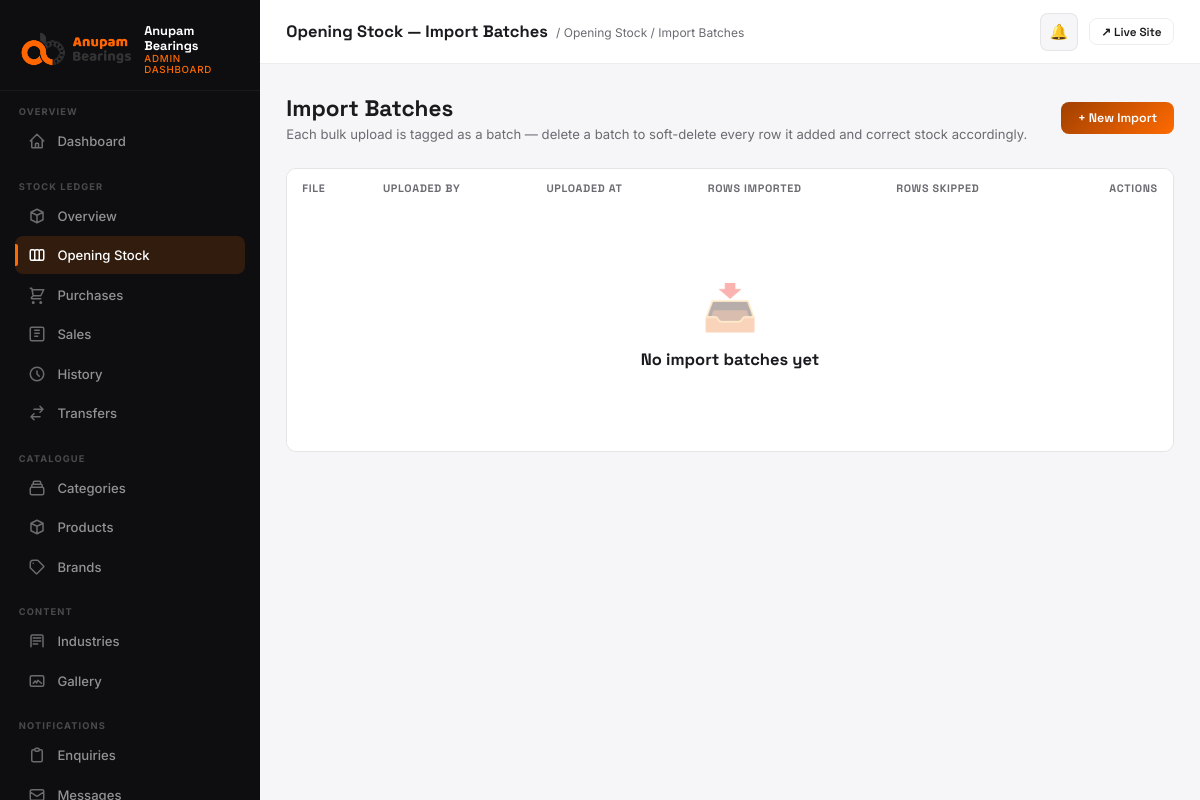
Page /dashboard/stock/opening/import/batches/ (signed in) on the earlier database version.
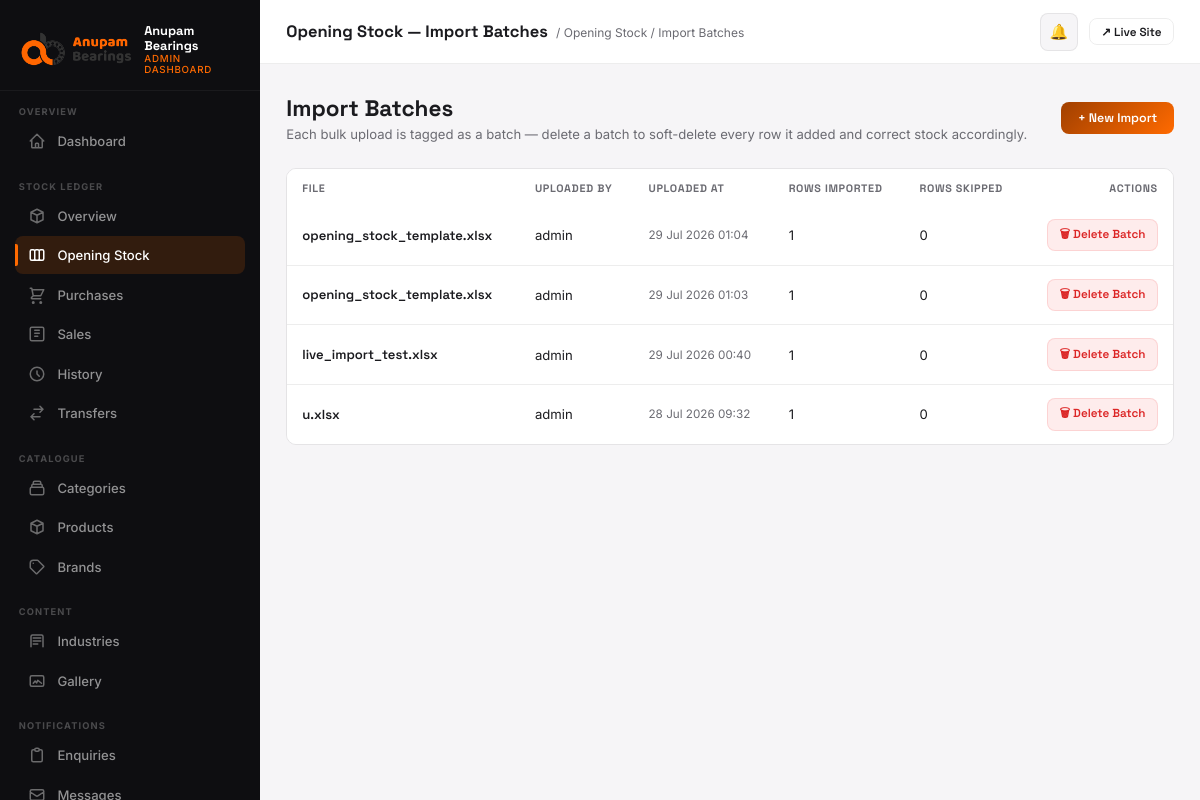
Same page on the later database version.
### stock_ledger/models.py (models this page shows, shortened)
class OpeningStockImportBatch(models.Model):
    batch_id = models.CharField(max_length=64, unique=True, default=new_import_batch_id)
    uploaded_by = models.ForeignKey(settings.AUTH_USER_MODEL, on_delete=models.PROTECT, related_name='+')
    uploaded_at = models.DateTimeField(auto_now_add=True)
    row_count = models.PositiveIntegerField(default=0)
    skipped_count = models.PositiveIntegerField(default=0)
    filename = models.CharField(max_length=255, blank=True)
    is_deleted = models.BooleanField(default=False)
    deleted_by = models.ForeignKey(settings.AUTH_USER_MODEL, on_delete=models.PROTECT, related_name='+', null=True, blank=True)
    deleted_at = models.DateTimeField(null=True, blank=True)
    class Meta:
        ordering = ['-uploaded_at']

### stock_ledger/views.py (the view)
# urls.py: path('opening/import/batches/', views.import_batches, name='import_batches'),
@login_required(login_url='/dashboard/login/')
@staff_required
@role_required(UserProfile.ADMIN)
def import_batches(request):
    batches = OpeningStockImportBatch.objects.filter(is_deleted=False).select_related('uploaded_by')
    return render(request, 'dashboard/stock_import_batches.html', {'batches': batches})

### core/context_processors.py (called while the page is built)
def seo(request):
    return build_seo_context(request)

### core/seo.py (called while the page is built)
def site_url() -> str:
    return getattr(settings, 'SITE_URL', 'https://anupambearings.com').rstrip('/')

def absolute_url(path: str) -> str:
    if not path:
        return site_url()
    parsed = urlsplit(path)
    if parsed.scheme:
        return path
    if path.startswith('/'):
        return f'{site_url()}{path}'
    return f"{site_url()}/{path.lstrip('/')}"

def build_canonical_url(request, *, path: str | None = None) -> str:
    canonical_path = path if path is not None else request.path
    return absolute_url(canonical_path)

def _serialize_schema(schema: dict) -> str:
    return json.dumps(schema, ensure_ascii=False, separators=(',', ':'))

### stock_ledger/context_processors.py (called while the page is built)
def dashboard_role(request):
    user = getattr(request, 'user', None)
    if not user or not user.is_authenticated or not user.is_staff:
        return {}
    profile = getattr(user, 'stock_profile', None)
    if profile is None:
        return {}
    return {
        'dash_role': profile.role,
        'dash_branch': profile.branch,
    }

### templates/dashboard/stock_import_batches.html (shortened to what this page needs)
{% extends "dashboard/base.html" %}
{% block page_title %}Opening Stock — Import Batches{% endblock %}
{% block breadcrumb %}<span class="topbar-breadcrumb">/ <a href="{% url 'dashboard:stock_ledger:opening_stock_list' %}" style="color:var(--muted);text-decoration:none;">Opening Stock</a> / Import Batches</span>{% endblock %}
{% block nav_stock_opening %}active{% endblock %}
{% block content %}
<div class="page-header">
  <div class="page-header-left">
    <h1>Import Batches</h1>
    <p>Each bulk upload is tagged as a batch — delete a batch to soft-delete every row it added and correct stock accordingly.</p>
  </div>
  <a href="{% url 'dashboard:stock_ledger:opening_stock_import' %}" class="btn btn-primary">+ New Import</a>
</div>
<div class="table-wrap">
  <table>
    <thead>
      <tr>
        <th>File</th>
        <th>Uploaded By</th>
        <th>Uploaded At</th>
        <th>Rows Imported</th>
        <th>Rows Skipped</th>
        <th style="text-align:right;">Actions</th>
      </tr>
    </thead>
    <tbody>
      {% for b in batches %}
      <tr id="batch-row-{{ b.pk }}">
        <td class="td-name">{{ b.filename|default:b.batch_id }}</td>
        <td>{{ b.uploaded_by.username }}</td>
        <td class="td-sub">{{ b.uploaded_at|date:"d M Y H:i" }}</td>
        <td>{{ b.row_count }}</td>
        <td>{{ b.skipped_count }}</td>
        <td style="text-align:right;">
          <button class="btn btn-danger btn-sm" title="Delete batch"
            onclick="confirmDelete('{% url 'dashboard:stock_ledger:import_batch_delete' b.pk %}', '{{ b.filename|default:b.batch_id|escapejs }}', () => document.getElementById('batch-row-{{ b.pk }}').remove())">🗑 Delete Batch</button>
        </td>
      </tr>
      {% empty %}
      <tr><td colspan="6"><div class="empty-state"><div class="empty-state-icon">📥</div><h3>No import batches yet</h3></div></td></tr>
      {% endfor %}
    </tbody>
  </table>
</div>
{% endblock %}

Differences in the rows shown:
added OpeningStockImportBatch: filename "opening_stock_template.xlsx", uploaded_by.username "admin", uploaded_at "29 Jul 2026 01:04", row_count "1", skipped_count "0"
added OpeningStockImportBatch: filename "opening_stock_template.xlsx", uploaded_by.username "admin", uploaded_at "29 Jul 2026 01:03", row_count "1", skipped_count "0"
added OpeningStockImportBatch: filename "live_import_test.xlsx", uploaded_by.username "admin", uploaded_at "29 Jul 2026 00:40", row_count "1", skipped_count "0"
added OpeningStockImportBatch: filename "u.xlsx", uploaded_by.username "admin", uploaded_at "28 Jul 2026 09:32", row_count "1", skipped_count "0"
Other differences:
text no longer shown: "📥 No import batches yet"
